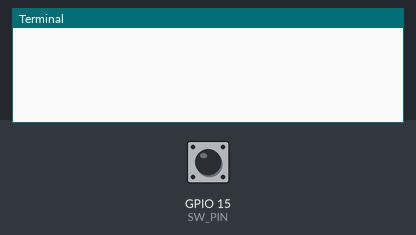
Simulated run of this program. Board: Raspberry Pi (BCM pin numbers). Shown: the last lines printed to the terminal. The inputs (shaded band) are chosen by the test bench; at power-on: GPIO 15 (SW_PIN) LOW. The run ends when the program shuts the computer down; the clock reads 2024-03-15 10:24:30 at power-on unless the program sets it. At 8.6 s the program puts the board to deep sleep or switches it off; the recording ends there.

Above: at 1.2 s.
1.3 s: GPIO 15 (SW_PIN) pulled HIGH for 0.15 s
At 2.3 s:
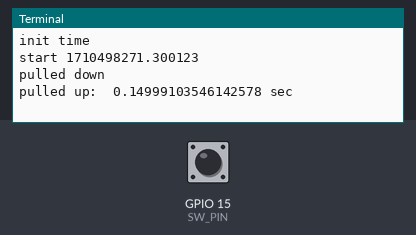
2.9 s: GPIO 15 (SW_PIN) pulled HIGH for 1 s
At 3.7 s:
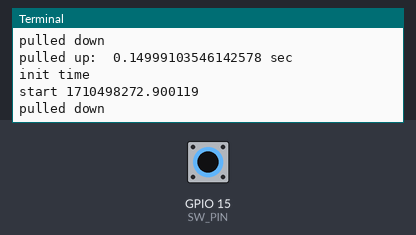
5.4 s: GPIO 15 (SW_PIN) pulled HIGH for 3.2 s
At 5.9 s:
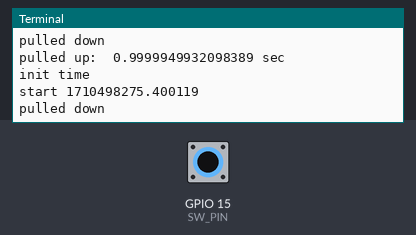

Measured:
- after the input at 1.3 s, the terminal: prints a new line at once (image 1)
- after the input at 2.9 s, the terminal: prints a new line at once (image 2)
- after the input at 5.4 s, the terminal: prints a new line at once (image 3)

The program:

shutdown_switch.py
```python
import wiringpi as pi
import time
import subprocess

SW_PIN = 15

pi.wiringPiSetupGpio()
pi.pinMode(SW_PIN, pi.INPUT)
pi.pullUpDnControl(SW_PIN, pi.PUD_DOWN)


def timer():
    start = time.time()
    print('init time')
    print('start', start)
    def diff():
        nonlocal start
        return time.time() - start
    return diff


prevtime = {}
def check_chattering(timekey):
    global prevtime
    if prevtime.get(timekey) == None:
        prevtime[timekey] = time.time() - 10
    currenttime = time.time()
    diff = currenttime - prevtime[timekey]
    prevtime[timekey] = currenttime

    if diff <= 0.01:
        return False
    else:
        return True

def shutdown():
    print("shutdown")
    cmd = 'sudo shutdown now'
    subprocess.call(cmd.split(" "))
    exit()

def reboot():
    print("reboot")
    cmd = 'sudo shutdown -r now'
    subprocess.call(cmd.split(" "))
    exit()

state = False
timekeeper = None
def switch_trigger():
    if check_chattering("switch") == False:
        return

    global state
    global timekeeper
    if state:
        diff = timekeeper()
        state = False
        print('pulled up: ', diff, 'sec')
        if 3 <= diff:
            shutdown()
        elif 1 <= diff:
            reboot()
    else:
        timekeeper = timer()
        state = True
        print('pulled down')


while True:
    pi.wiringPiISR(SW_PIN, pi.INT_EDGE_BOTH, switch_trigger)
    time.sleep(1000)
```
